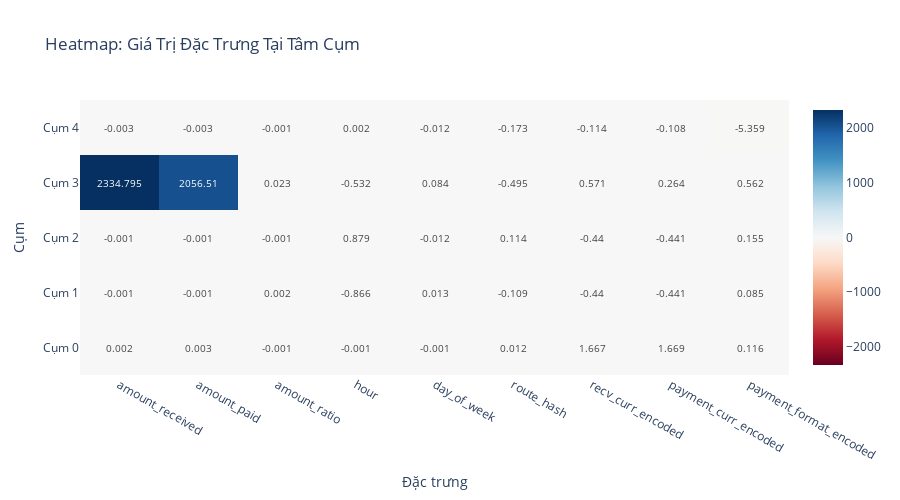

Source (notebook cell):
### Markdown cell above
<a id="6"></a>
## 6. 🎯 Phân Tích Centroids (Tâm Cụm)

### Code cell
# Đọc centroids
centroids_file = latest_snapshot / 'final_centroids.txt'
centroids = np.loadtxt(centroids_file, delimiter=',')

print(f"✅ Đã tải {len(centroids)} tâm cụm, mỗi tâm có {centroids.shape[1]} đặc trưng\n")

# Tạo DataFrame cho centroids
centroids_df = pd.DataFrame(centroids, columns=FEATURE_NAMES)
centroids_df.index.name = 'Cụm'

print("📊 Giá trị các đặc trưng tại tâm cụm:")
print(centroids_df.to_string())

# Heatmap centroids
fig = go.Figure(data=go.Heatmap(
    z=centroids_df.values,
    x=FEATURE_NAMES,
    y=[f'Cụm {i}' for i in range(len(centroids))],
    colorscale='RdBu',
    zmid=0,
    text=np.round(centroids_df.values, 3),
    texttemplate='%{text}',
    textfont={"size": 10}
))

fig.update_layout(
    title='Heatmap: Giá Trị Đặc Trưng Tại Tâm Cụm',
    xaxis_title='Đặc trưng',
    yaxis_title='Cụm',
    height=500
)
fig.show()

### Figure 1 — Plotly figure (JSON) as saved in the notebook; plotly's stock layout.template omitted (floating-point values rounded to 4 significant figures)
{"data": [{"colorscale": [[0, "rgb(103,0,31)"], [0.1, "rgb(178,24,43)"], [0.2, "rgb(214,96,77)"], [0.3, "rgb(244,165,130)"], [0.4, "rgb(253,219,199)"], [0.5, "rgb(247,247,247)"], [0.6, "rgb(209,229,240)"], [0.7, "rgb(146,197,222)"], [0.8, "rgb(67,147,195)"], [0.9, "rgb(33,102,172)"], [1, "rgb(5,48,97)"]], "text": [[0.002, 0.003, -0.001, -0.001, -0.001, 0.012, 1.667, 1.669, 0.116], [-0.001, -0.001, 0.002, -0.866, 0.013, -0.109, -0.44, -0.441, 0.085], [-0.001, -0.001, -0.001, 0.879, -0.012, 0.114, -0.44, -0.441, 0.155], [2335.0, 2057.0, 0.023, -0.532, 0.084, -0.495, 0.571, 0.264, 0.562], [-0.003, -0.003, -0.001, 0.002, -0.012, -0.173, -0.114, -0.108, -5.359]], "textfont": {"size": 10}, "texttemplate": "%{text}", "type": "heatmap", "x": ["amount_received", "amount_paid", "amount_ratio", "hour", "day_of_week", "route_hash", "recv_curr_encoded", "payment_curr_encoded", "payment_format_encoded"], "y": ["Cụm 0", "Cụm 1", "Cụm 2", "Cụm 3", "Cụm 4"], "z": [[0.001661, 0.003351, -0.001104, -0.000613, -0.000783, 0.01154, 1.667, 1.669, 0.116], [-0.000572, -0.001063, 0.001575, -0.8657, 0.01261, -0.1086, -0.4398, -0.4408, 0.08487], [-0.000744, -0.001092, -0.000944, 0.879, -0.01172, 0.1139, -0.4405, -0.4405, 0.1553], [2335.0, 2057.0, 0.02338, -0.5317, 0.08446, -0.4948, 0.5708, 0.2641, 0.5622], [-0.003088, -0.00286, -0.001122, 0.001722, -0.01163, -0.1732, -0.1144, -0.1083, -5.359]], "zmid": 0}], "layout": {"height": 500, "title": {"text": "Heatmap: Giá Trị Đặc Trưng Tại Tâm Cụm"}, "xaxis": {"title": {"text": "Đặc trưng"}}, "yaxis": {"title": {"text": "Cụm"}}}}
